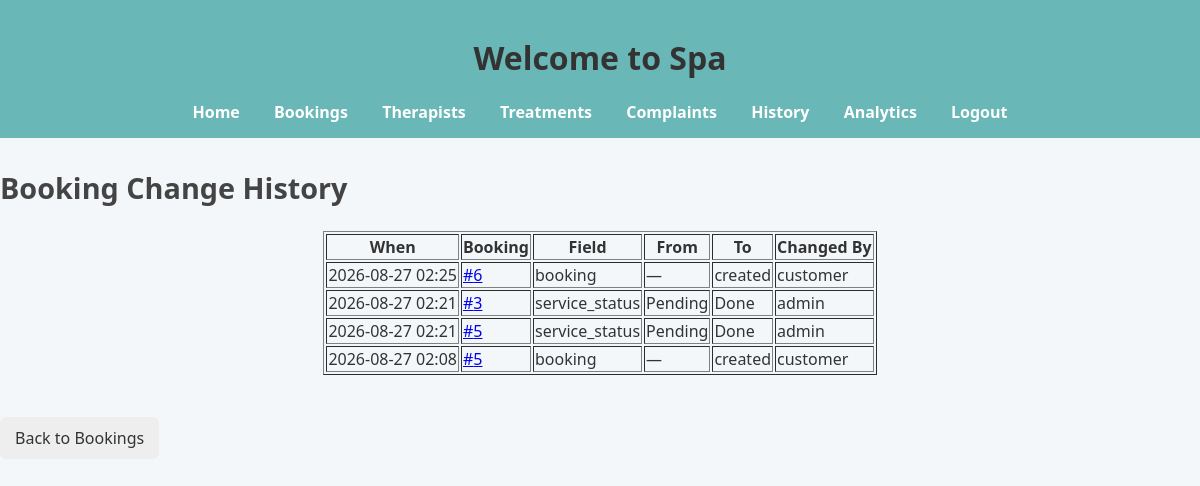
/admin/history (signed in), run on the app's committed database.
### models.py (models this page shows)
class BookingHistory(db.Model):
    id = db.Column(db.Integer, primary_key=True)
    booking_id = db.Column(db.Integer, db.ForeignKey('booking.id'), nullable=False)
    field_changed = db.Column(db.String(50), nullable=False)   # e.g. "payment_status"
    old_value = db.Column(db.String(50))
    new_value = db.Column(db.String(50))
    changed_by = db.Column(db.String(100))                     # admin username, or "customer"/"system"
    timestamp = db.Column(db.DateTime, default=datetime.utcnow)
    booking = db.relationship('Booking', backref=db.backref('history', order_by='BookingHistory.timestamp.desc()'))

### spa_app.py (the view)
@app.route('/admin/history')
@login_required
def admin_history():
    booking_id = request.args.get('booking_id', type=int)
    query = BookingHistory.query.order_by(BookingHistory.timestamp.desc())
    if booking_id:
        query = query.filter_by(booking_id=booking_id)
    history = query.all()
    return render_template('admin_history.html', history=history, booking_id=booking_id)

### spa_app.py (called while the page is built)
@login_manager.user_loader
def load_user(user_id):
    return User.query.get(int(user_id))

### templates/admin_history.html (shortened to what this page needs)
<!DOCTYPE html>
<html>
<head>
  <link rel="stylesheet" href="{{ url_for('static', filename='style.css') }}">
</head>
<body>
  <header>
    <h1>Welcome to Spa</h1>
    <nav>
      <a href="{{ url_for('home') }}">Home</a>
      <a href="{{ url_for('admin') }}">Bookings</a>
      <a href="{{ url_for('admin_therapists') }}">Therapists</a>
      <a href="{{ url_for('admin_treatments') }}">Treatments</a>
      <a href="{{ url_for('admin_complaints') }}">Complaints</a>
      <a href="{{ url_for('admin_history') }}">History</a>
      <a href="{{ url_for('admin_analytics') }}">Analytics</a>
      <a href="{{ url_for('logout') }}">Logout</a>
    </nav>
  </header>
  <h2>Booking Change History</h2>
  <table border="1" style="margin:auto;">
    <tr>
      <th>When</th>
      <th>Booking</th>
      <th>Field</th>
      <th>From</th>
      <th>To</th>
      <th>Changed By</th>
    </tr>
    {% for h in history %}
    <tr>
      <td>{{ h.timestamp.strftime('%Y-%m-%d %H:%M') }}</td>
      <td><a href="{{ url_for('admin_history', booking_id=h.booking_id) }}">#{{ h.booking_id }}</a></td>
      <td>{{ h.field_changed }}</td>
      <td>{{ h.old_value or '—' }}</td>
      <td>{{ h.new_value or '—' }}</td>
      <td>{{ h.changed_by or '—' }}</td>
    </tr>
    {% else %}
    <tr><td colspan="6">No changes recorded yet.</td></tr>
    {% endfor %}
  </table>
  <br>
  <a href="{{ url_for('admin') }}" class="back-btn">Back to Bookings</a>
</body>
</html>

### static/style.css (style rules this page uses)
body { font-family: 'Segoe UI', Arial, sans-serif; background: #f4f7f9; margin: 0; padding: 0; color: #333; }
header { background: #6ab7b7; padding: 15px; text-align: center; }
nav a { margin: 0 15px; color: white; font-weight: bold; text-decoration: none; transition: color 0.3s ease; }
h2 { margin-top: 30px; font-size: 1.8em; color: #444; }
.back-btn { display: inline-block; margin-top: 20px; padding: 10px 15px; background-color: #eee; color: #333; text-decoration: none; border-radius: 6px; transition: background 0.3s ease; }

### data on the page
BookingHistory: timestamp "2026-08-27 02:25", booking_id "6", field_changed "booking", old_value "—", new_value "created", changed_by "customer"
BookingHistory: timestamp "2026-08-27 02:21", booking_id "3", field_changed "service_status", old_value "Pending", new_value "Done", changed_by "admin"
BookingHistory: timestamp "2026-08-27 02:21", booking_id "5", field_changed "service_status", old_value "Pending", new_value "Done", changed_by "admin"
BookingHistory: timestamp "2026-08-27 02:08", booking_id "5", field_changed "booking", old_value "—", new_value "created", changed_by "customer"
